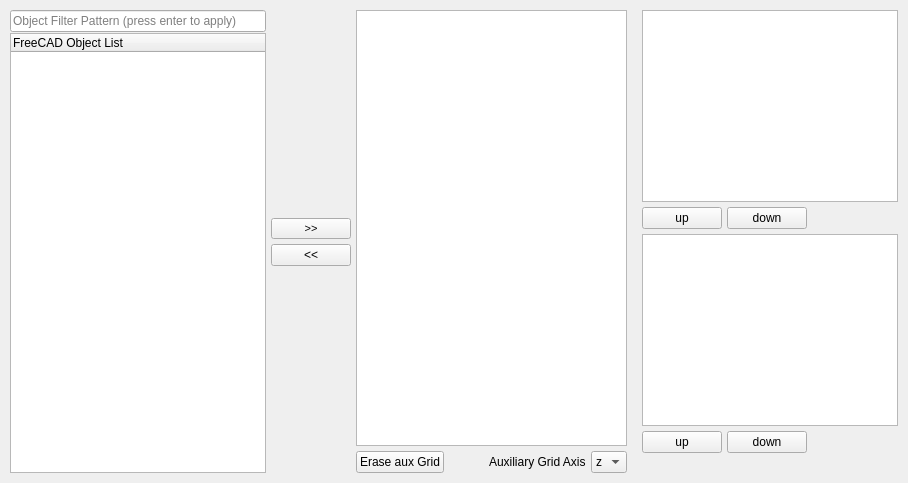
         <widget class="QWidget" name="objectAssignmentTab">
          <attribute name="title">
           <string>Object Assignments</string>
          </attribute>
          <layout class="QHBoxLayout" name="horizontalLayout_3">
           <property name="spacing">
            <number>5</number>
           </property>
           <property name="leftMargin">
            <number>10</number>
           </property>
           <property name="topMargin">
            <number>10</number>
           </property>
           <property name="rightMargin">
            <number>10</number>
           </property>
           <property name="bottomMargin">
            <number>10</number>
           </property>
           <item>
            <layout class="QHBoxLayout" name="horizontalLayout_4">
             <property name="leftMargin">
              <number>0</number>
             </property>
             <property name="topMargin">
              <number>0</number>
             </property>
             <property name="rightMargin">
              <number>0</number>
             </property>
             <property name="bottomMargin">
              <number>0</number>
             </property>
             <item>
              <layout class="QVBoxLayout" name="verticalLayout_2">
               <property name="spacing">
                <number>1</number>
               </property>
               <property name="leftMargin">
                <number>0</number>
               </property>
               <property name="topMargin">
                <number>0</number>
               </property>
               <property name="rightMargin">
                <number>0</number>
               </property>
               <property name="bottomMargin">
                <number>0</number>
               </property>
               <item>
                <widget class="QLineEdit" name="objectAssignmentFilterLeft">
                 <property name="sizePolicy">
                  <sizepolicy hsizetype="Minimum" vsizetype="Fixed">
                   <horstretch>0</horstretch>
                   <verstretch>0</verstretch>
                  </sizepolicy>
                 </property>
                 <property name="minimumSize">
                  <size>
                   <width>150</width>
                   <height>0</height>
                  </size>
                 </property>
                 <property name="toolTip">
                  <string>&lt;html&gt;&lt;head/&gt;&lt;body&gt;&lt;p&gt;FreeCAD object names must match this pattern.&lt;/p&gt;&lt;p&gt;Empty: list all items.&lt;/p&gt;&lt;p&gt;Also supports regex: port.*y will match portXY, portYZ, ...&lt;/p&gt;&lt;/body&gt;&lt;/html&gt;</string>
                 </property>
                 <property name="placeholderText">
                  <string>Object Filter Pattern (press enter to apply)</string>
                 </property>
                </widget>
               </item>
               <item>
                <widget class="QTreeWidget" name="objectAssignmentLeftTreeWidget">
                 <property name="selectionMode">
                  <enum>QAbstractItemView::ContiguousSelection</enum>
                 </property>
                 <column>
                  <property name="text">
                   <string notr="true">FreeCAD Object List</string>
                  </property>
                 </column>
                </widget>
               </item>
              </layout>
             </item>
            </layout>
           </item>
           <item>
            <layout class="QVBoxLayout" name="verticalLayout_3">
             <property name="leftMargin">
              <number>0</number>
             </property>
             <property name="topMargin">
              <number>0</number>
             </property>
             <property name="rightMargin">
              <number>0</number>
             </property>
             <property name="bottomMargin">
              <number>0</number>
             </property>
             <item>
              <spacer name="verticalSpacer">
               <property name="orientation">
                <enum>Qt::Vertical</enum>
               </property>
               <property name="sizeHint" stdset="0">
                <size>
                 <width>20</width>
                 <height>40</height>
                </size>
               </property>
              </spacer>
             </item>
             <item>
              <widget class="QPushButton" name="moveRightButton">
               <property name="font">
                <font>
                 <pointsize>8</pointsize>
                 <weight>50</weight>
                 <bold>false</bold>
                </font>
               </property>
               <property name="text">
                <string>&gt;&gt;</string>
               </property>
              </widget>
             </item>
             <item>
              <widget class="QPushButton" name="moveLeftButton">
               <property name="text">
                <string>&lt;&lt;</string>
               </property>
              </widget>
             </item>
             <item>
              <spacer name="verticalSpacer_2">
               <property name="orientation">
                <enum>Qt::Vertical</enum>
               </property>
               <property name="sizeHint" stdset="0">
                <size>
                 <width>20</width>
                 <height>40</height>
                </size>
               </property>
              </spacer>
             </item>
            </layout>
           </item>
           <item>
            <layout class="QVBoxLayout" name="verticalLayout_4">
             <property name="leftMargin">
              <number>0</number>
             </property>
             <property name="topMargin">
              <number>0</number>
             </property>
             <property name="rightMargin">
              <number>0</number>
             </property>
             <property name="bottomMargin">
              <number>0</number>
             </property>
             <item>
              <widget class="QTreeWidget" name="objectAssignmentRightTreeWidget">
               <property name="selectionMode">
                <enum>QAbstractItemView::ContiguousSelection</enum>
               </property>
               <attribute name="headerVisible">
                <bool>false</bool>
               </attribute>
               <column>
                <property name="text">
                 <string notr="true">OpenEMS Simulation Assignments</string>
                </property>
               </column>
              </widget>
             </item>
             <item>
              <layout class="QHBoxLayout" name="horizontalLayout_6">
               <property name="leftMargin">
                <number>0</number>
               </property>
               <property name="topMargin">
                <number>0</number>
               </property>
               <property name="rightMargin">
                <number>0</number>
               </property>
               <property name="bottomMargin">
                <number>0</number>
               </property>
               <item>
                <widget class="QPushButton" name="eraseAuxGridButton">
                 <property name="text">
                  <string>Erase aux Grid</string>
                 </property>
                </widget>
               </item>
               <item>
                <spacer name="horizontalSpacer_3">
                 <property name="orientation">
                  <enum>Qt::Horizontal</enum>
                 </property>
                 <property name="sizeHint" stdset="0">
                  <size>
                   <width>40</width>
                   <height>20</height>
                  </size>
                 </property>
                </spacer>
               </item>
               <item>
                <widget class="QLabel" name="label">
                 <property name="text">
                  <string>Auxiliary Grid Axis</string>
                 </property>
                </widget>
               </item>
               <item>
                <widget class="QComboBox" name="auxGridAxis">
                 <item>
                  <property name="text">
                   <string>z</string>
                  </property>
                 </item>
                 <item>
                  <property name="text">
                   <string>x</string>
                  </property>
                 </item>
                 <item>
                  <property name="text">
                   <string>y</string>
                  </property>
                 </item>
                </widget>
               </item>
              </layout>
             </item>
            </layout>
           </item>
           <item>
            <layout class="QVBoxLayout" name="verticalLayout_5">
             <property name="leftMargin">
              <number>10</number>
             </property>
             <property name="topMargin">
              <number>0</number>
             </property>
             <property name="rightMargin">
              <number>0</number>
             </property>
             <property name="bottomMargin">
              <number>20</number>
             </property>
             <item>
              <widget class="QTreeWidget" name="objectAssignmentPriorityTreeView">
               <attribute name="headerVisible">
                <bool>false</bool>
               </attribute>
               <column>
                <property name="text">
                 <string notr="true">Object Priority (Descending Order)</string>
                </property>
               </column>
              </widget>
             </item>
             <item>
              <layout class="QHBoxLayout" name="horizontalLayout_7">
               <property name="leftMargin">
                <number>0</number>
               </property>
               <property name="topMargin">
                <number>0</number>
               </property>
               <property name="rightMargin">
                <number>0</number>
               </property>
               <property name="bottomMargin">
                <number>0</number>
               </property>
               <item>
                <widget class="QPushButton" name="moveupPriorityButton">
                 <property name="text">
                  <string>up</string>
                 </property>
                </widget>
               </item>
               <item>
                <widget class="QPushButton" name="movedownPriorityButton">
                 <property name="text">
                  <string>down</string>
                 </property>
                </widget>
               </item>
               <item>
                <spacer name="horizontalSpacer_2">
                 <property name="orientation">
                  <enum>Qt::Horizontal</enum>
                 </property>
                 <property name="sizeHint" stdset="0">
                  <size>
                   <width>40</width>
                   <height>20</height>
                  </size>
                 </property>
                </spacer>
               </item>
              </layout>
             </item>
             <item>
              <widget class="QTreeWidget" name="meshPriorityTreeView">
               <attribute name="headerVisible">
                <bool>false</bool>
               </attribute>
               <attribute name="headerCascadingSectionResizes">
                <bool>false</bool>
               </attribute>
               <attribute name="headerHighlightSections">
                <bool>false</bool>
               </attribute>
               <column>
                <property name="text">
                 <string notr="true"> Mesh Priority (Descending Order)</string>
                </property>
               </column>
              </widget>
             </item>
             <item>
              <layout class="QHBoxLayout" name="horizontalLayout_23">
               <property name="leftMargin">
                <number>0</number>
               </property>
               <property name="topMargin">
                <number>0</number>
               </property>
               <property name="rightMargin">
                <number>0</number>
               </property>
               <property name="bottomMargin">
                <number>0</number>
               </property>
               <item>
                <widget class="QPushButton" name="moveupMeshPriorityButton">
                 <property name="text">
                  <string>up</string>
                 </property>
                </widget>
               </item>
               <item>
                <widget class="QPushButton" name="movedownMeshPriorityButton">
                 <property name="text">
                  <string>down</string>
                 </property>
                </widget>
               </item>
               <item>
                <spacer name="horizontalSpacer_17">
                 <property name="orientation">
                  <enum>Qt::Horizontal</enum>
                 </property>
                 <property name="sizeHint" stdset="0">
                  <size>
                   <width>40</width>
                   <height>20</height>
                  </size>
                 </property>
                </spacer>
               </item>
              </layout>
             </item>
            </layout>
           </item>
          </layout>
         </widget>
